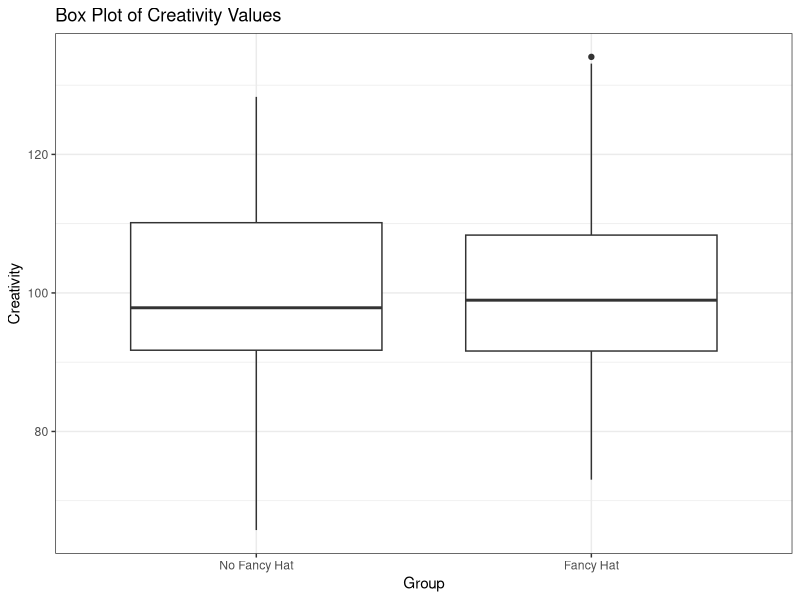
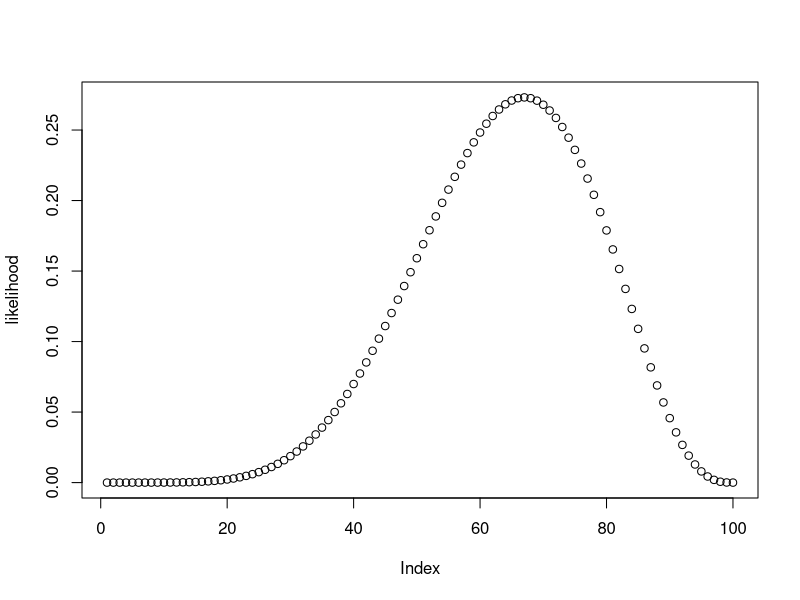
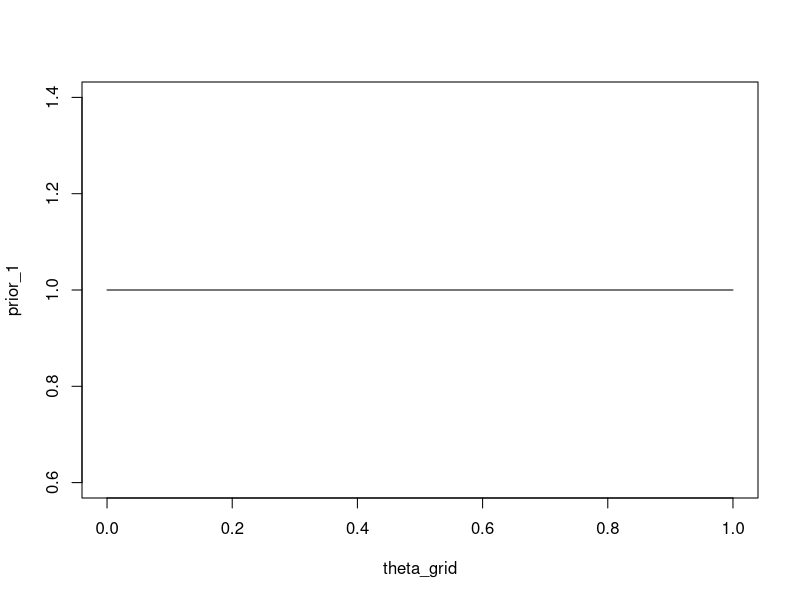
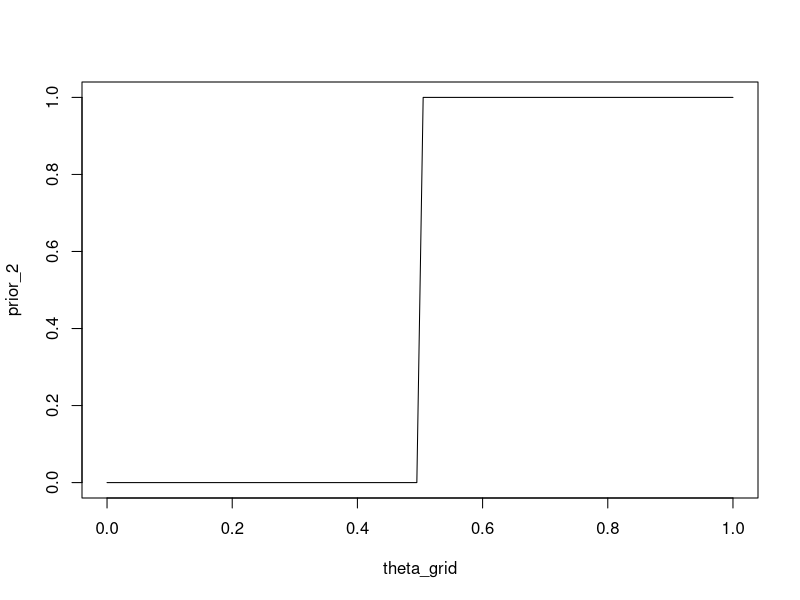
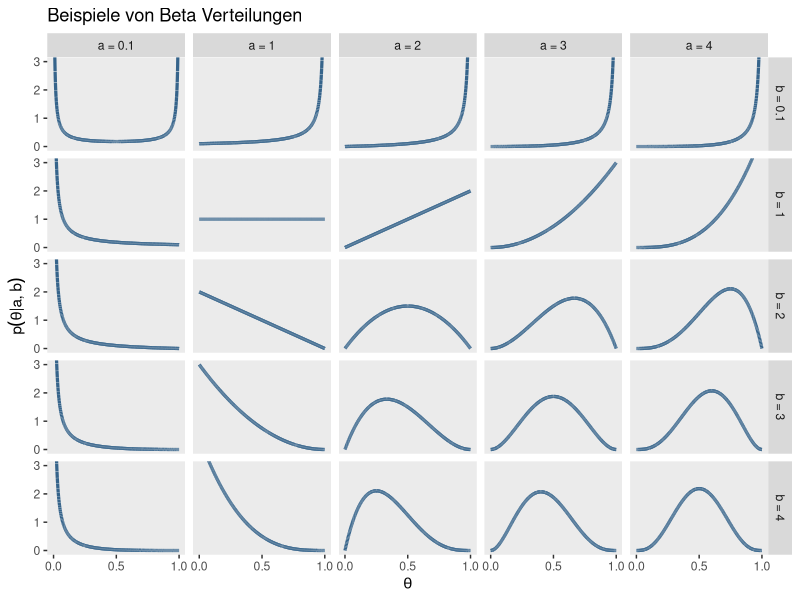
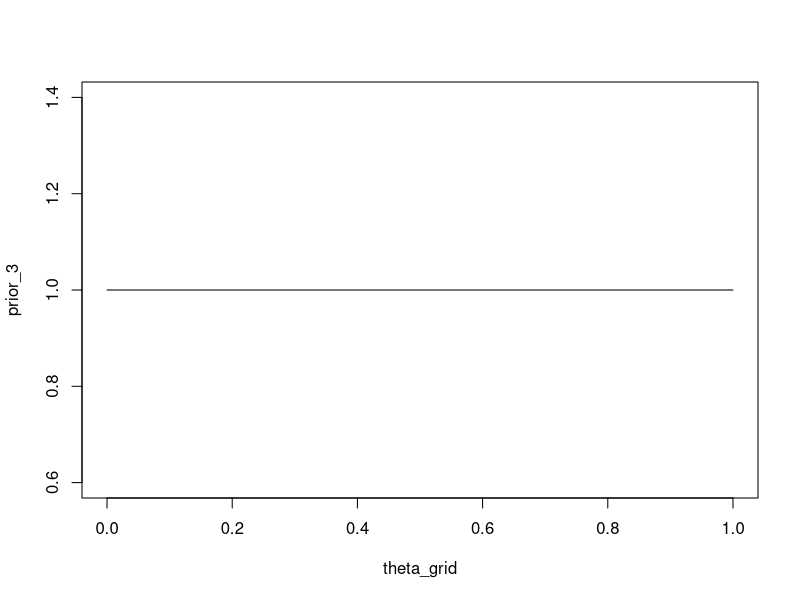
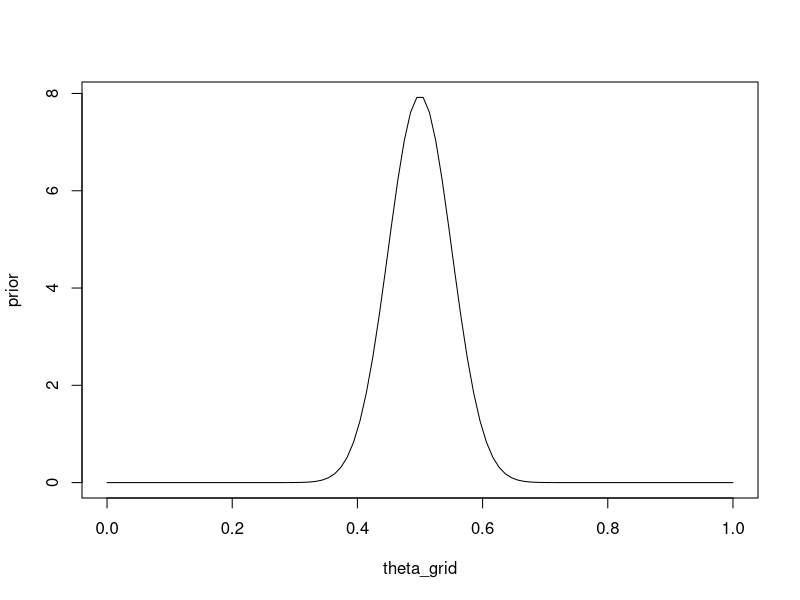
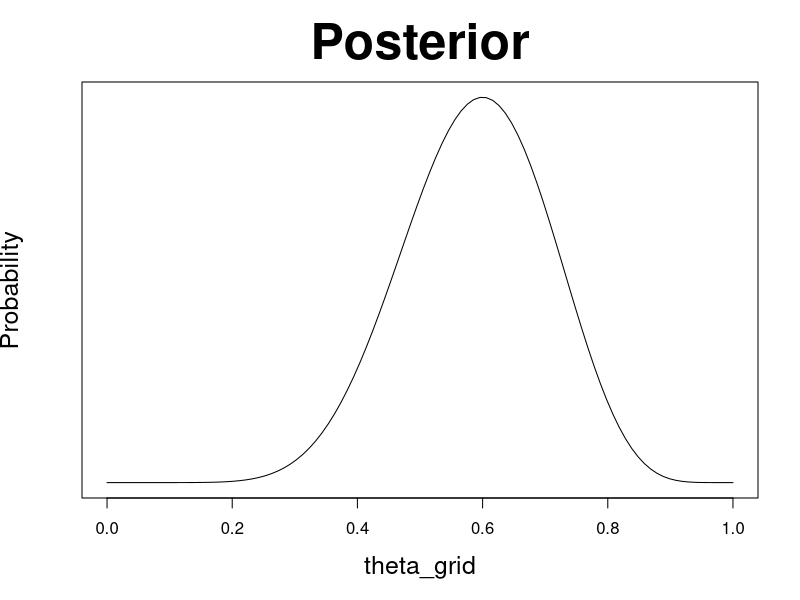

These figures' R source, in order:
## ---- chunk 1
#| label: load-packages
#| echo: false
#| message: false
#| warning: false
library(tidyverse)
library(viridis)

## ---- chunk 2
library(tidyverse)

set.seed(12)

# Number of people wearing fancy hats
N_fancyhats <- 50 

# Number of people not wearing fancy hats
N_nofancyhats <- 50

# Population mean of creativity for people wearing fancy hats
mu_fancyhats <- 103 

# Population mean of creativity for people wearing no fancy hats
mu_nofancyhats <- 98 

# Average population standard deviation of both groups
sigma <- 15 

# Generate data
fancyhats = tibble(Creativity = rnorm(N_fancyhats, mu_fancyhats, sigma),
               Group = "Fancy Hat")

nofancyhats = tibble(Creativity = rnorm(N_nofancyhats, mu_nofancyhats, sigma),
                 Group = "No Fancy Hat")


FancyHat <- bind_rows(fancyhats, nofancyhats)  |>
    mutate(Group = fct_relevel(as.factor(Group), "No Fancy Hat"))
## ---- chunk 3
FancyHat
## ---- chunk 4
FancyHat |> 
    ggplot() +
    geom_boxplot ((aes(y = Creativity, x = Group))) +
    labs(title= "Box Plot of Creativity Values") +
    theme_bw()
## ---- chunk 5
fancyhat_ttest <- t.test(Creativity ~ Group,
       var.equal = TRUE,
       data = FancyHat)
## ---- chunk 6
fancyhat_ttest_tab <- broom::tidy(fancyhat_ttest)
## ---- chunk 7
fancyhat_ttest_tab |>
    select(estimate, estimate1, estimate2, statistic, p.value, conf.low, conf.high) |>
    round(3)
## ---- chunk 8
wins <- 6
games <- 9
## ---- chunk 9
n_points <- 100
theta_grid <- seq( from=0 , to=1 , length.out = n_points )
## ---- chunk 10
dbinom(x = wins, size = games, prob = 0.5)
## ---- chunk 11
1 - pbinom(q = 5, size = games, prob = 0.5)
## ---- chunk 12
1 - pbinom(q = 5, size = games, prob = 0.5)
## ---- chunk 13
pbinom(q = 5, size = games, prob = 0.5, lower.tail = FALSE)
## ---- chunk 14
likelihood <- dbinom(wins , size = games , prob = theta_grid)
## ---- chunk 15
plot(likelihood)
## ---- chunk 16
theta_grid[which.max(likelihood)]
## ---- chunk 17
n_points <- 100
theta_grid <- seq( from=0 , to=1 , length.out = n_points )
## ---- chunk 18
prior_1 <- rep(1, length(theta_grid))
## ---- chunk 19
plot(theta_grid, prior_1, "type" = "l")
## ---- chunk 20
prior_2 <- ifelse(theta_grid < 0.5, 0, 1)
## ---- chunk 21
plot(theta_grid, prior_2, type = "l")
## ---- chunk 22
#| label: betadist
#| fig-cap: "Beta distributions"
library(tidyverse)

length <- 1e4
d <- crossing(shape1 = c(.1, 1:4),
           shape2 = c(.1, 1:4)) |>
  tidyr::expand(nesting(shape1, shape2),
         x = seq(from = 0, to = 1, length.out = length)) |> 
  mutate(a = str_c("a = ", shape1),
         b = str_c("b = ", shape2),
         group = rep(1:length, each = 25))
## ---- chunk 23
d |> 
  ggplot(aes(x = x, group = group)) +
  
  geom_line(aes(y = dbeta(x, shape1 = shape1, shape2 = shape2)),
            color = "steelblue4", size = 1.1) +
  scale_x_continuous(expression(theta), breaks = c(0, .5, 1)) +
  coord_cartesian(ylim = c(0, 3)) +
  labs(title = "Beispiele von Beta Verteilungen",
       y = expression(p(theta*"|"*a*", "*b))) +
  theme(panel.grid = element_blank()) +
  facet_grid(b~a)
## ---- chunk 24
prior_3 <- dbeta(x = theta_grid, shape1 = 1, shape2 = 1)
## ---- chunk 25
plot(theta_grid, prior_3, type = "l")
## ---- chunk 26
prior <- dbeta(x = theta_grid, shape1 = 50, shape2 = 50)
## ---- chunk 27
plot(theta_grid, prior, type = "l")
## ---- chunk 28
wins <- 6
games <- 9
## ---- chunk 29
prior <- dbeta(x = theta_grid, shape1 = 4, shape2 = 4)
likelihood <- dbinom(wins , size = games , prob = theta_grid)
## ---- chunk 30
unstandardized_posterior <- likelihood * prior
## ---- chunk 31
posterior <- unstandardized_posterior / sum(unstandardized_posterior)
## ---- chunk 32
plot(theta_grid, posterior, type = "l", yaxt = 'n', ylab = 'Probability', 
        main = "Posterior", cex.lab = 1.5, cex.main = 3)
## ---- chunk 33
sum(posterior)
## ---- chunk 34
compute_posterior = function(likelihood, prior){
  # compute product of likelihood and prior
  unstandardized_posterior <- likelihood * prior
  
  # standardize the posterior, so it sums to 1
  posterior <- unstandardized_posterior / sum(unstandardized_posterior)
  
  out <- tibble(prior, likelihood, posterior)
  out
}
## ---- chunk 35
plot_posterior <- function(df, mle = 6/9){
with(df, {
    par(mfrow=c(1, 3))
    plot(theta_grid , prior, type="l", main="Prior", col = "dodgerblue3", 
            lwd = 4, yaxt = 'n', ylab = 'Probability', cex.lab = 1.5, cex.main = 3)
    plot(theta_grid , likelihood, type = "l", main = "Likelihood", col = "firebrick3", 
            lwd = 4, yaxt = 'n', ylab = '', cex.lab = 1.5, cex.main = 3)
    plot(theta_grid , posterior , type = "l", main = "Posterior", col = "darkorchid3", 
            lwd = 4, yaxt = 'n', ylab = '', cex.lab = 1.5, cex.main = 3)
    abline(v = mle, col = 4, lty = 2, lwd = 2)
  } )
}
## ---- chunk 36
prior <- dbeta(x = theta_grid, shape1 = 1, shape2 = 1)
likelihood <- dbinom(wins , size = games , prob = theta_grid)
## ---- chunk 37
df <- compute_posterior(likelihood, prior)
## ---- chunk 38
plot_posterior(df)
## ---- chunk 39
prior <- ifelse(theta_grid < 0.5, 0, 1)
likelihood <- dbinom(wins , size = games , prob = theta_grid)
## ---- chunk 40
df <- compute_posterior(likelihood, prior)
## ---- chunk 41
plot_posterior(df)
## ---- chunk 42
prior <- dbeta(x = theta_grid, shape1 = 1, shape2 = 1)
likelihood <- dbinom(wins , size = games , prob = theta_grid)
## ---- chunk 43
df <- compute_posterior(likelihood, prior)
## ---- chunk 44
plot_posterior(df)
## ---- chunk 45
n_samples <- 1e3

samples <- theta_grid |> sample(size = n_samples, replace = TRUE, prob = df$posterior)
## ---- chunk 46
mean(samples)
## ---- chunk 47
quantile(samples, c(0.25, 0.5, 0.75))
## ---- chunk 48
alpha <- 0.05

quantile(samples, c(alpha/2, 1-alpha/2))
